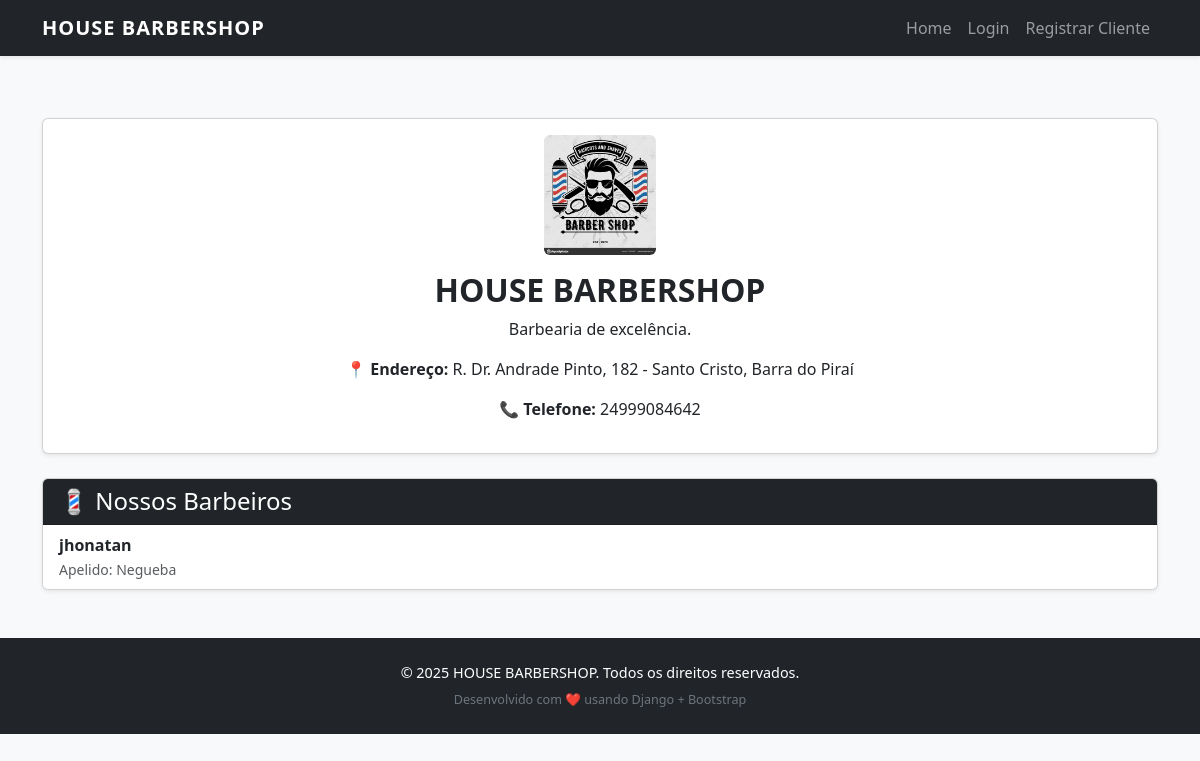
/barbearia/1/, run on the app's committed database.
### agenda/models.py (models this page shows, shortened)
class Barbearia(models.Model):
    nome = models.CharField("Nome da Barbearia", max_length=150)
    descricao = models.TextField("Descrição", blank=True, null=True)
    endereco = models.CharField("Endereço", max_length=255, blank=True, null=True)
    telefone = models.CharField("Telefone", max_length=20, blank=True, null=True)
    logo = models.ImageField("Logotipo", upload_to='logos/', blank=True, null=True)
    criado_em = models.DateTimeField("Criado em", auto_now_add=True)
    class Meta:
        verbose_name = "Barbearia"
        verbose_name_plural = "Barbearias"
        ordering = ["nome"]

class Usuario(AbstractUser):
    TIPO_CHOICES = (
        ("cliente", "Cliente"),
        ("barbeiro", "Barbeiro"),
        ("admin_barbearia", "Administrador da Barbearia"),
        ("superadmin", "Super Administrador"),
    )
    tipo = models.CharField("Tipo de Usuário", max_length=20, choices=TIPO_CHOICES, default="cliente")
    barbearia = models.ForeignKey(
        Barbearia,
        on_delete=models.SET_NULL,
        null=True,
        blank=True,
        related_name="usuarios",
        verbose_name="Barbearia"
    )
    apelido = models.CharField("Apelido", max_length=50, blank=True, null=True)
    telefone = models.CharField("Telefone", max_length=20, blank=True, null=True)
    cpf = models.CharField("CPF", max_length=14, blank=True, null=True)
    rg = models.CharField("RG", max_length=20, blank=True, null=True)
    sexo = models.CharField(
        "Sexo",
        max_length=10,
        choices=(('M', 'Masculino'), ('F', 'Feminino')),
        blank=True,
        null=True
    )
    data_nascimento = models.DateField("Data de Nascimento", blank=True, null=True)
    estado = models.CharField("Estado", max_length=50, blank=True, null=True)
    cidade = models.CharField("Cidade", max_length=50, blank=True, null=True)
    bairro = models.CharField("Bairro", max_length=50, blank=True, null=True)
    rua = models.CharField("Rua", max_length=100, blank=True, null=True)
    cep = models.CharField("CEP", max_length=10, blank=True, null=True)
    numero = models.CharField("Número", max_length=10, blank=True, null=True)
    complemento = models.CharField("Complemento", max_length=50, blank=True, null=True)
    observacao = models.TextField("Observação", blank=True, null=True)
    foto = models.ImageField("Foto", upload_to='fotos_barbeiro/', blank=True, null=True)
    comissao = models.DecimalField("Comissão (%)", max_digits=5, decimal_places=2, default=0.0)
    class Meta:
        verbose_name = "Usuário"
        verbose_name_plural = "Usuários"
        ordering = ["username"]

### agenda/views.py (the view)
# urls.py: path("barbearia/<int:barbearia_id>/", views.barbearia_detail, name="barbearia_detail"),
def barbearia_detail(request, barbearia_id):
    barbearia = get_object_or_404(Barbearia, id=barbearia_id)
    barbeiros = Usuario.objects.filter(barbearia=barbearia, tipo="barbeiro")
    servicos = Servico.objects.filter(barbearia=barbearia)
    hoje = date.today()
    disponibilidades = Disponibilidade.objects.filter(
        barbeiro__in=barbeiros, dia__gte=hoje
    ).order_by("dia", "hora_inicio")
    horarios_por_barbeiro = {b.id: disponibilidades.filter(barbeiro=b) for b in barbeiros}
    return render(
        request,
        "barbearia_detail.html",
        {
            "barbearia": barbearia,
            "barbeiros": barbeiros,
            "servicos": servicos,
            "disponibilidades": disponibilidades,
            "horarios_por_barbeiro": horarios_por_barbeiro,
        },
    )

### templates/barbearia_detail.html (shortened to what this page needs)
{% extends 'base.html' %}
{% load static %}
{% block content %}
<div class="container mt-5">
  <div class="card mb-4 shadow-sm">
    <div class="card-body text-center">
      {% if barbearia.logo %}
        <img src="{{ barbearia.logo.url }}" alt="{{ barbearia.nome }}" class="rounded mb-3" style="height:120px; width:auto;">
      {% else %}
        <img src="{% static 'images/logo_placeholder.png' %}" alt="Sem logo" class="rounded mb-3" style="height:120px; width:auto;">
      {% endif %}
      <h2 class="card-title fw-bold">{{ barbearia.nome }}</h2>
      <p class="card-text">{{ barbearia.descricao|default:"Barbearia de excelência." }}</p>
      {% if barbearia.endereco %}
        <p><strong>📍 Endereço:</strong> {{ barbearia.endereco }}</p>
      {% endif %}
      {% if barbearia.telefone %}
        <p><strong>📞 Telefone:</strong> {{ barbearia.telefone }}</p>
      {% endif %}
    </div>
  </div>
  <div class="card mb-4 shadow-sm">
    <div class="card-header bg-dark text-white">
      <h4 class="mb-0">💈 Nossos Barbeiros</h4>
    </div>
    <ul class="list-group list-group-flush">
      {% for barbeiro in barbeiros %}
        <li class="list-group-item d-flex justify-content-between align-items-center">
          <div>
            <strong>
              {% if barbeiro.first_name or barbeiro.last_name %}
                {{ barbeiro.first_name }} {{ barbeiro.last_name }}
              {% else %}
                {{ barbeiro.username }}
              {% endif %}
            </strong><br>
            {% if barbeiro.apelido %}
              <small class="text-muted">Apelido: {{ barbeiro.apelido }}</small><br>
            {% endif %}
          </div>
        </li>
      {% empty %}
        <li class="list-group-item text-center text-muted">
          Nenhum barbeiro cadastrado ainda.
        </li>
      {% endfor %}
    </ul>
  </div>
</div>
{% endblock %}

### templates/base.html (style rules this page uses)
body { padding-top: 70px; background-color: #f8f9fa; font-family: 'Segoe UI', Tahoma, Geneva, Verdana, sans-serif; }

### data on the page
Barbearia: logo (picture), nome "HOUSE BARBERSHOP", descricao "Barbearia de excelência.", endereco "R. Dr. Andrade Pinto, 182 - Santo Cristo, Barra do Piraí", telefone "24999084642"
Usuario: username "jhonatan", apelido "Negueba"
